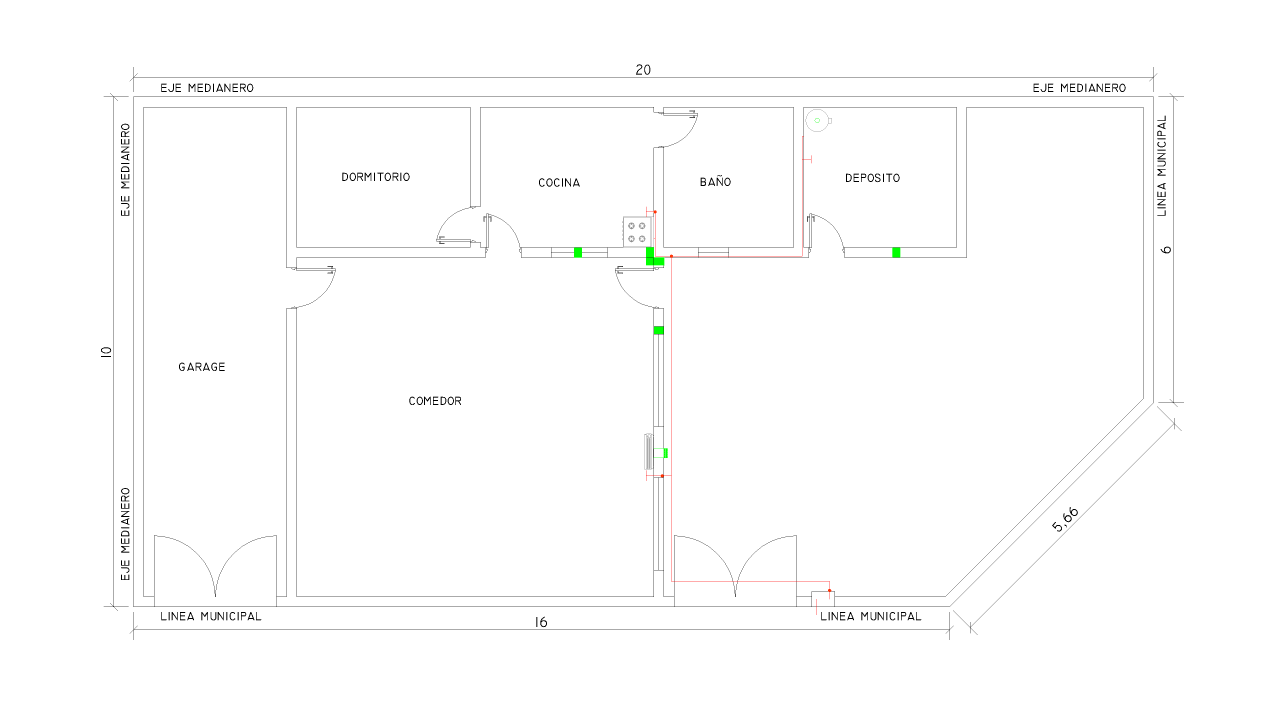
#> input picture backend/src/imagen_entrada/planta_3.png, 3840 x 2160 px, found by its file name (shown at 1/3 size)
$ python 1_0_procesamiento_imagen.py
#> lines starting #> are read from the running program, lines starting #| are printed output that depends on the picture; after the words box and inside, x2 and y2 are one past the last pixel; in counts of white or black regions, pixels touching at a corner belong together
import cv2
import numpy as np
import os

def procesar_imagen(input_image_path, output_directory):
    # Verificar si la imagen de entrada es válida
    image = cv2.imread(input_image_path)
#> image is the input picture: shape (2160, 3840, 3); mean B, G, R 252.7, 252.9, 252.8
    if image is None:
        raise ValueError(f"No se pudo cargar la imagen en {input_image_path}. Verifica el archivo y la ruta.")

    # Convertir la imagen a formato RGB si es necesario
    image_rgb = cv2.cvtColor(image, cv2.COLOR_BGR2RGB)

    # Obtener los colores únicos en la imagen
    unique_colors = np.unique(image_rgb.reshape(-1, image_rgb.shape[2]), axis=0)
#> unique_colors = [[0, 0, 0], [0, 255, 0], [128, 128, 128], [255, 0, 0], [255, 63, 0], [255, 255, 255]]
    print("Colores únicos detectados:", unique_colors)
#| Colores únicos detectados: [[  0   0   0]
#|  [  0 255   0]
#|  [128 128 128]
#|  [255   0   0]
#|  [255  63   0]
#|  [255 255 255]]

    # Definir los colores específicos (en RGB)
    color_mapping = {
        'caneria': [255, 0, 0],         # Rojo
        'subidas_bajadas': [255, 63, 0], # Rojo más claro
        'ventilaciones': [0, 255, 0],   # Verde
        'paredes': [0, 0, 0],      # Negro
        'artefactos': [128, 128, 128],  # Gris
        'cotas': [  0,   0, 255] #Azul
    }

    # Crear máscaras para cada color
    masks = {}
    for label, color in color_mapping.items():
        mask = cv2.inRange(image_rgb, np.array(color), np.array(color))
        masks[label] = mask
#> this loop made 6 passes
#> pass 1, in procesar_imagen, `mask = cv2.inRange(image_rgb, np.array(color), np.array(color))`:
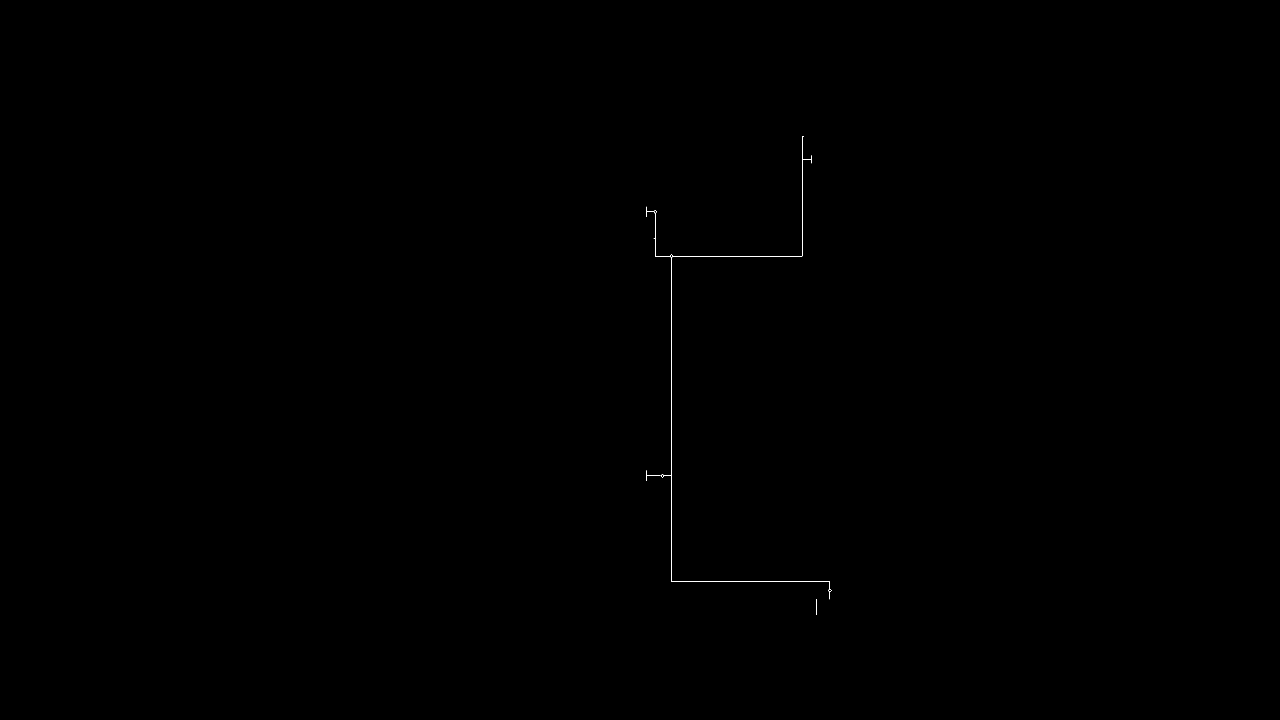
#> mask: shape (2160, 3840) (shown at 1/3 size); 0.03% white in thin lines or dots, all inside (x1, y1, x2, y2) = (1938, 409, 2494, 1845)
#> pass 2, in procesar_imagen, `mask = cv2.inRange(image_rgb, np.array(color), np.array(color))`:
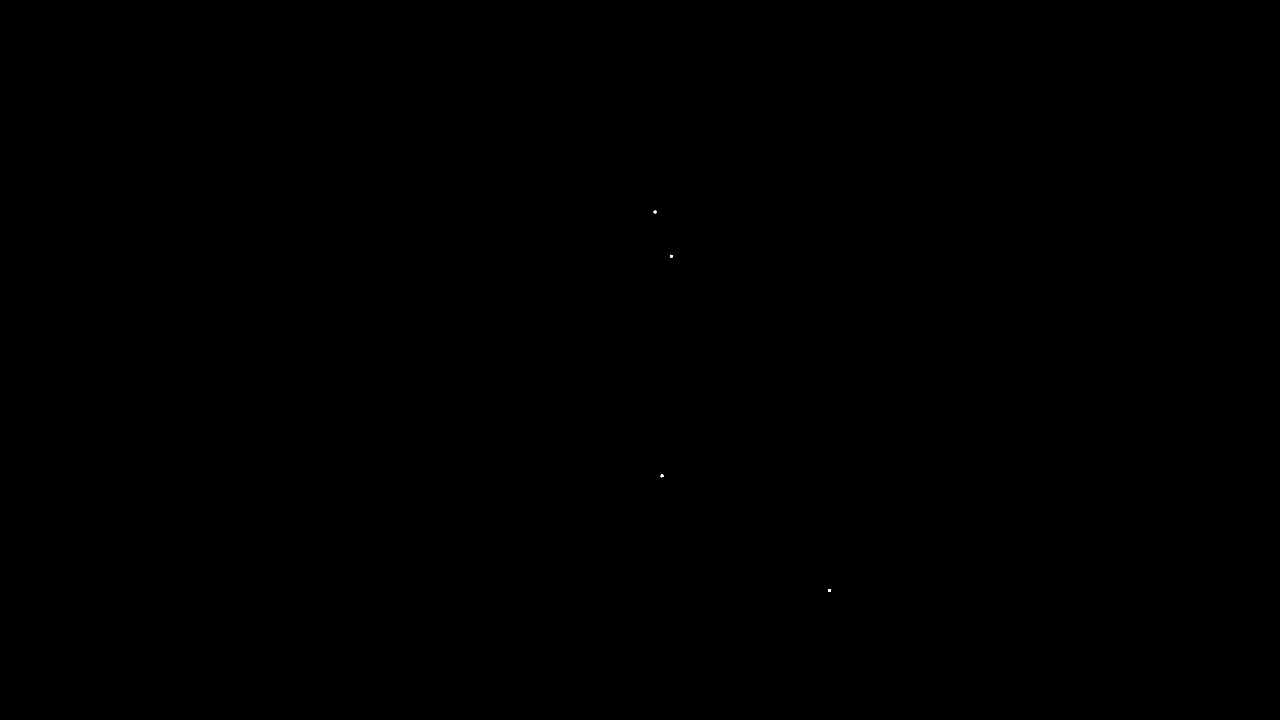
#> mask: shape (2160, 3840) (shown at 1/3 size); 0% white; 5 white regions (1 under 20 px), largest, box (x1, y1, x2, y2) and area: (1982, 1423, 1991, 1432) 50, (2484, 1767, 2493, 1776) 50, (1961, 632, 1970, 640) 47, (2010, 764, 2019, 773) 47
#> after the loop, masks = 6 items

    # Eliminar las imágenes existentes en la ruta de salida
#> (the run stopped early here; a loop or call above may not have finished)
